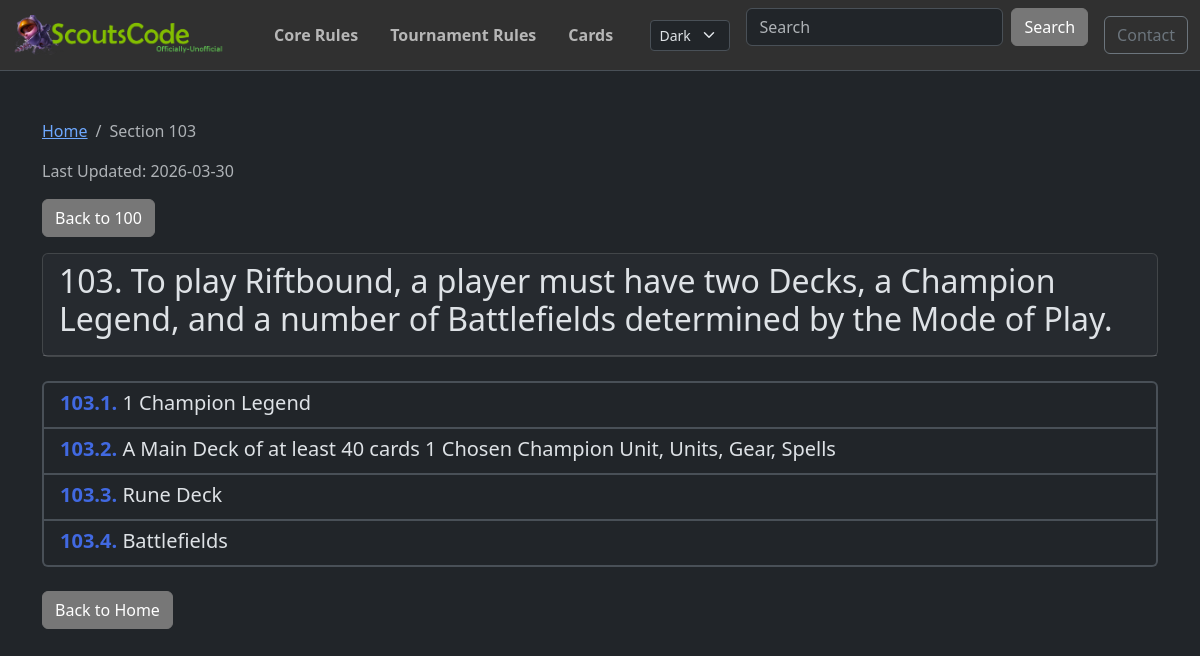
Screenshot of /crsections/103/ with the database file from the repository.
### post/models.py (models this page shows, shortened)
class RuleSection(models.Model):
    RULE_TYPE_CHOICES = [
        ("TR", "Tournament Rules"),
        ("CR", "Comprehensive Rules"),
    ]
    rule_type = models.CharField(max_length=2, choices=RULE_TYPE_CHOICES)
    section = models.CharField(max_length=50, db_index=True)  # e.g., "703.4.a.5"
    text = models.TextField()
    annotations = models.TextField(blank=True, default="")
    parent = models.ForeignKey(
        "self", on_delete=models.CASCADE, null=True, blank=True, related_name="children"
    )
    order = models.IntegerField(default=0)
    class Meta:
        ordering = ["rule_type", "order", "section"]
        unique_together = ["rule_type", "section"]
        indexes = [
            models.Index(fields=["rule_type", "section"]),
            models.Index(fields=["parent", "order"]),
        ]
    def get_top_level_section(self):
        parts = self.section.split(".")
        first_part = parts[0]
        if len(first_part) >= 3:
            return first_part[0] + "00"
        return first_part
    def to_dict(self, include_children=True):
        data = {
            "section": self.section,
            "text": self.text,
            "annotations": self.annotations,
            "children": [],
        }
        if include_children:
            for child in self.children.all():
                data["children"].append(child.to_dict(include_children=True))
        return data

### post/views.py (the view)
# urls.py: path("crsections/<str:section>/", crsection_detail, name="crsection_detail"),
def crsection_detail(request, section):
    try:
        section_obj = RuleSection.objects.prefetch_related(
            "children__children__children__children"
        ).get(rule_type="CR", section=section)
    except RuleSection.DoesNotExist:
        raise Http404(f"Section {section} not found")
    data = section_obj.to_dict()
    top_level = section_obj.get_top_level_section()
    is_top_level = section == top_level
    data = format_section_text(data, section_type="cr")
    parent_section = None
    if section_obj.parent:
        parent_section = section_obj.parent.section
    context = {
        "section": data,
        "json_url": f"/crsections/{top_level}/",
        "is_top_level": is_top_level,
        "parent_section": parent_section,
        "last_updated": get_rules_last_updated("CR"),
    }
    return render(request, "crsection_detail.html", context)

### post/context_processors.py (called while the page is built)
def global_site_data(request):
    data = cache.get("global_site_data")
    if data is not None:
        return data
    copyright_asset = TextAsset.objects.filter(asset_type="copyright").first()
    logo_asset = TextAsset.objects.filter(asset_type="logo").first()
    default_copyright = "© 2025 Copyright "
    data = {
        "copyright_text": copyright_asset.content
        if copyright_asset
        else default_copyright,
        "logo_asset": logo_asset,
        "copyright_asset": copyright_asset,
    }
    cache.set("global_site_data", data, CACHE_TTL)
    return data

### post/views.py (called while the page is built, shortened)
def bold_before_colon(text):
    if ":" in text:
        parts = text.split(":", 1)
        return f"<strong>{parts[0]}:</strong>{parts[1]}"
    return text

def format_section_text(section_data, section_type="tr"):
    section_data["text"] = linkify_references(section_data["text"], section_type)
    section_data["text"] = bold_before_colon(section_data["text"])
    for child in section_data.get("children", []):
        child_section_str = child.get("section", "")
        has_letter = any(
            letter in child_section_str for letter in ["a", "b", "c", "d", "e"]
        )
        has_children = len(child.get("children", [])) > 0
        will_be_clickable_link = has_children and not has_letter
        if not will_be_clickable_link:
            child["text"] = linkify_references(child["text"], section_type)
        child["text"] = bold_before_colon(child["text"])
        for grandchild in child.get("children", []):
            format_section_text(grandchild, section_type)
    return section_data

def get_rules_last_updated(rule_type):
    if rule_type in _rules_last_updated_cache:
        return _rules_last_updated_cache[rule_type]

### post/templates/crsection_detail.html (shortened to what this page needs)
{% extends 'base.html' %}
{% load static %}
{% block content %}
    <div class="crsection-detail">
        <nav aria-label="breadcrumb">
            <ol class="breadcrumb">
                <li class="breadcrumb-item"><a href="/">Home</a></li>
                <li class="breadcrumb-item active" aria-current="page">Section {{ section.section }}</li>
            </ol>
        </nav>
        <p class="text-muted">Last Updated: {{ last_updated }}</p>
        {% if parent_section %}
        <div class="mb-3">
            <a href="/crsections/{{ parent_section }}/" class="btn btn-secondary">
                 Back to {{ parent_section }}
            </a>
        </div>
        {% endif %}
        <div class="card mb-4">
            <div class="card-header">
                <div class="d-flex justify-content-between align-items-start">
                    <h2>{{ section.section }}. {{ section.text|safe }}</h2>
                </div>
            </div>
        </div>
        {% if is_top_level %}
            {% if section.children %}
                <div class="list-group mb-4">
                    {% for child in section.children %}
                        <a href="/crsections/{{ child.section }}/" class="list-group-item list-group-item-action">
                            <h5 class="mb-1"><span class="rule-number">{{ child.section }}.</span> {{ child.text|safe }}</h5>
                        </a>
                    {% endfor %}
                </div>
            {% else %}
                <div class="alert alert-info">This section has no subsections.</div>
            {% endif %}
        {% else %}
            {% if section.children %}
                <div class="list-group mb-4">
                    {% for child in section.children %}
                        {% if 'a' in child.section or 'b' in child.section or 'c' in child.section or 'd' in child.section or 'e' in child.section %}
                            <div class="list-group-item">
                                <div class="d-flex justify-content-between align-items-start">
                                    <h5 class="mb-2">{{ child.section }}. {{ child.text|safe }}</h5>
                                    {% if user.is_authenticated %}
                                    <button class="btn btn-sm btn-outline-primary ms-2 edit-annotation-btn" data-section="{{ child.section }}" data-rule-type="CR">Edit</button>
                                    {% endif %}
                                </div>
                                <div id="editor-container-{{ child.section }}" class="editor-container" data-annotation="{{ child.annotations }}">
                                    <div id="editor-{{ child.section }}" class="mb-2"></div>
                                    <button class="btn btn-sm btn-success save-annotation-btn" data-section="{{ child.section }}" data-rule-type="CR">Save</button>
                                    <button class="btn btn-sm btn-secondary cancel-annotation-btn" data-section="{{ child.section }}">Cancel</button>
                                </div>
                                {% if child.annotations %}
                                <div class="annotation-display">
                                    {{ child.annotations|safe }}
                                </div>
                                {% endif %}
                                {% if child.children %}
                                    {% for subchild in child.children %}
                                        <div class="ps-3 mb-2">
                                            <div class="d-flex justify-content-between align-items-start">
                                                <div><strong>{{ subchild.section }}.</strong> {{ subchild.text|safe }}</div>
                                                {% if user.is_authenticated %}
                                                <button class="btn btn-sm btn-outline-primary ms-2 edit-annotation-btn" data-section="{{ subchild.section }}" data-rule-type="CR">Edit</button>
                                                {% endif %}
                                            </div>
                                            <div id="editor-container-{{ subchild.section }}" class="editor-container" data-annotation="{{ subchild.annotations }}">
                                                <div id="editor-{{ subchild.section }}" class="mb-2"></div>
                                                <button class="btn btn-sm btn-success save-annotation-btn" data-section="{{ subchild.section }}" data-rule-type="CR">Save</button>
                                                <button class="btn btn-sm btn-secondary cancel-annotation-btn" data-section="{{ subchild.section }}">Cancel</button>
                                            </div>
                                            {% if subchild.annotations %}
                                            <div class="annotation-display">
                                                {{ subchild.annotations|safe }}
                                            </div>
                                            {% endif %}
                                            {% if subchild.children %}
                                                {% for leaf in subchild.children %}
                                                <div class="ps-3 mb-1">
                                                    <strong>{{ leaf.section }}.</strong> {{ leaf.text|safe }}
                                                </div>
                                                {% endfor %}
                                            {% endif %}
                                        </div>
                                    {% endfor %}
                                {% endif %}
                            </div>
                        {% else %}
                            {% if child.children %}
                            <a href="/crsections/{{ child.section }}/" class="list-group-item list-group-item-action">
                                <h5 class="mb-1"><span class="rule-number">{{ child.section }}.</span> {{ child.text|safe }}</h5>
                            </a>
                            {% endif %}
                        {% endif %}
                    {% endfor %}
                </div>
            {% endif %}
        {% endif %}
        <div class="mt-4">
            <a href="/" class="btn btn-secondary">Back to Home</a>
        </div>
    </div>
{% endblock %}

### static/css/style.css (style rules this page uses)
:root { --custom-primary: #3498db; --custom-secondary: rgb(119, 119, 119); --custom-navbar-color: #303030; }
[data-bs-theme="dark"] { --custom-body-color: #212529; --custom-main-color: #ffffff; }
.btn-secondary { background-color: var(--custom-secondary); border-color: var(--custom-secondary); color: #fff; }
.list-group-item-action { border-width: 2px; font-weight: 500; }
.list-group-item-action .rule-number { color: #4169e1 !important; font-weight: 600; }
a.list-group-item-action h5 .rule-number { color: #4169e1 !important; }

### rows the page displays
RuleSection: section "103", text "To play Riftbound, a player must have two Decks, a Champion Legend, and a number of Battlefields determined by the Mode of Play."
RuleSection: section "100"
RuleSection: section "103.1", text "1 Champion Legend"
RuleSection: section "103.2", text "A Main Deck of at least 40 cards 1 Chosen Champion Unit, Units, Gear, Spells"
RuleSection: section "103.3", text "Rune Deck"
RuleSection: section "103.4", text "Battlefields"

### other values shown
{{ last_updated }} "2026-03-30"
